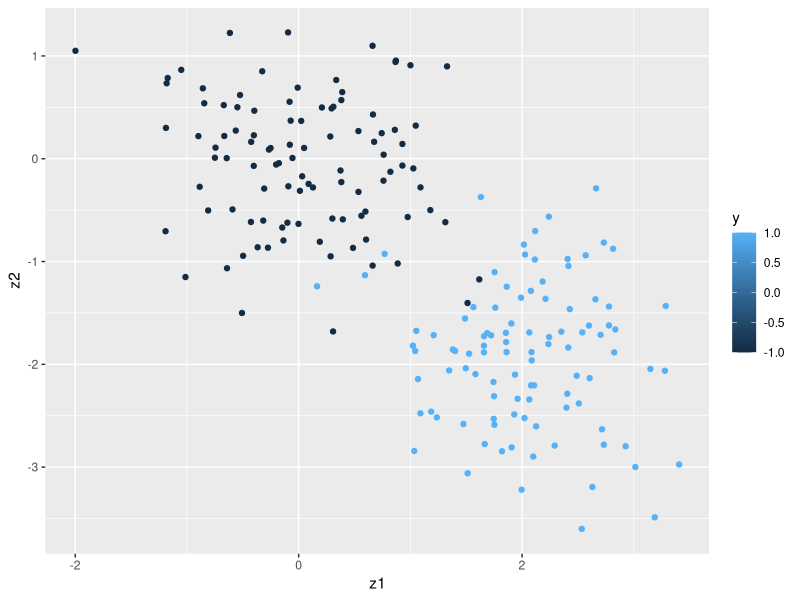

R code for this plot: (Note: this script raises an error after producing the figure.)
library(ggplot2)
N = 100
x = rbind(cbind(rnorm(N,1,.5),rnorm(N,1,.5),rnorm(N,-1,.5),rnorm(N,-1,.5)),
          cbind(rnorm(N,sd = .5),rnorm(N,sd = .5),rnorm(N,sd = .5),rnorm(N,sd = .5)))
X =  lapply(seq_len(nrow(x)),function(i) matrix(x[i,,drop = F],2,2))
y = c(rep(1,N),rep(-1,N))

### Realization of the data
dat = as.data.frame(cbind(x[,1]+x[,2],x[,3]+x[,4],y))
colnames(dat) = c("z1","z2","y")
ggplot(data =dat, aes(x = z1, y = z2, colour = y))+geom_point()

makesym = function(mat){
  m = nrow(mat); n = ncol(mat)
  nmat = rbind(cbind(matrix(0,n,n),t(mat)),cbind(mat,matrix(0,m,m)))
  return(nmat)
}

nX = lapply(X,makesym)

r1 = smm(X,y,1,rep = 1); r1$B

objv(r1$B,r1$b0,X,y,cost = 10,prob =.5)

r1$obj
r2 = smm(nX,y,2,rep = 1); r2$B

objv(r2$B,r2$b0,nX,y,prob =.5)
B = makesym(r1$B)
B = matrix(0,4,4); B[1:2,3:4] = r2$B[1:2,3:4]; B[3:4,1:2] = r2$B[3:4,1:2]


min(sapply(seq(-10,10,by = .01),function(x) objv(B,x,nX,y,prob=.5)))

Bsum = t(r2$B[1:2,3:4])+r2$B[3:4,1:2]
min(sapply(seq(-10,10,by = .01),function(x) objv(Bsum,x,X,y,prob=.5)))


B = makesym(Bsum/2)
min(sapply(seq(-10,10,by = .01),function(x) objv(B,x,nX,y,prob=.5)))

r2 = smm(nX,y,2,rep = 50); r2$B
objv(r2$B,r2$b0,nX,y,cost = 10,prob =.5)
B = matrix(0,4,4); B[1:2,3:4] = r2$B[1:2,3:4]; B[3:4,1:2] = r2$B[3:4,1:2]

min(sapply(seq(-10,10,by = .01),function(x) objv(B,x,nX,y,prob=.5)))

Bsum = t(r2$B[1:2,3:4])+r2$B[3:4,1:2]
min(sapply(seq(-10,10,by = .01),function(x) objv(Bsum,x,X,y,prob=.5)))
B = makesym(Bsum/2)
min(sapply(seq(-10,10,by = .01),function(x) objv(B,x,nX,y,prob=.5)))



###################################################################################
N  = 25
x = rbind(cbind(rnorm(N,1,.5),rnorm(N,1,.5),rnorm(N,-1,.5),rnorm(N,-1,.5)),
          cbind(rnorm(N,sd = .5),rnorm(N,sd = .5),rnorm(N,sd = .5),rnorm(N,sd = .5)))
X =  lapply(seq_len(nrow(x)),function(i) matrix(x[i,,drop = F],2,2))
y = c(rep(1,N),rep(-1,N))
nX = lapply(X,makesym)





result1 = smm(X,y,1)
result2 = smm(nX,y,2,rep = 10)
result3 = SMMK_con(X,y,1,rep =20)


B = result1$B
BtildeB = result2$B
Pr = result3$P_row; Pc = result3$P_col; alpha = result3$alpha
W_row = Pr%*%t(Pr);W_col= Pc%*%t(Pc)
B1 =0; B2 = 0;
for(i in 1:50){
  B1= B1+ alpha[i]*y[i]*W_row%*%X[[i]]
  B2 = B2+ t(alpha[i]*y[i]*W_col%*%t(X[[i]]))
}
min(sapply(seq(-10,10,by = .01),function(x) objv(B1+B2,x,X,y,prob=.5)))
B1
B2
B1+B2
objv(B,result1$b0,X,y,prob = .5)




predictor1 = result1$predict
predictor2 = result2$predict
predictor3 = result3$classifier

length(which(unlist(lapply(X,predictor1))==y))/length(y)
length(which(unlist(lapply(nX,predictor2))==y))/length(y)
length(which(unlist(lapply(X,predictor3))==y))/length(y)



x1_seq = seq(min(x[,1]),max(x[,1]),length.out = 20)
x2_seq = seq(min(x[,2]),max(x[,2]),length.out = 20)
x3_seq = seq(min(x[,3]),max(x[,3]),length.out = 20)
x4_seq = seq(min(x[,4]),max(x[,4]),length.out = 20)
xgrid = expand.grid(x1_seq,x2_seq,x3_seq,x4_seq)

ygrid1 = apply(xgrid,1,function(x) predictor1(matrix(x,nrow = 2)))
ygrid2 = apply(xgrid,1,function(x) predictor2(makesym(matrix(x,nrow = 2))))
ygrid3 = apply(xgrid,1,function(x) predictor3(matrix(x,nrow = 2)))

#length 160000
length(which(ygrid1-ygrid2!=0))
length(which(ygrid2-ygrid3!=0))
length(which(ygrid1-ygrid3!=0))





grid1 = as.data.frame(cbind(xgrid[,1]+xgrid[,2],xgrid[,3]+xgrid[,4],ygrid1))
grid2 = as.data.frame(cbind(xgrid[,1]+xgrid[,2],xgrid[,3]+xgrid[,4],ygrid2))
grid3 = as.data.frame(cbind(xgrid[,1]+xgrid[,2],xgrid[,3]+xgrid[,4],ygrid3))

colnames(grid1) = colnames(grid2) = colnames(grid3) = c("z1","z2","y")

plt1 = ggplot(data = grid1, aes(x = z1,y=z2,colour = as.factor(y)))+geom_point(size =0.01)+
  geom_point(data =dat,aes(x = z1,y = z2,colour = as.factor(y)))

plt2 = ggplot(data = grid2, aes(x = z1,y=z2,colour = as.factor(y)))+geom_point(size =0.01)+
  geom_point(data =dat,aes(x = z1,y = z2,colour = as.factor(y)))

plt3 = ggplot(data = grid3, aes(x = z1,y=z2,colour = as.factor(y)))+geom_point(size =0.01)+
  geom_point(data =dat,aes(x = z1,y = z2,colour = as.factor(y)))



library(ggpubr)
ggarrange(plt1, plt2,plt3,labels = c("v1", "v1/sym","v2"),ncol = 3, nrow = 1)




